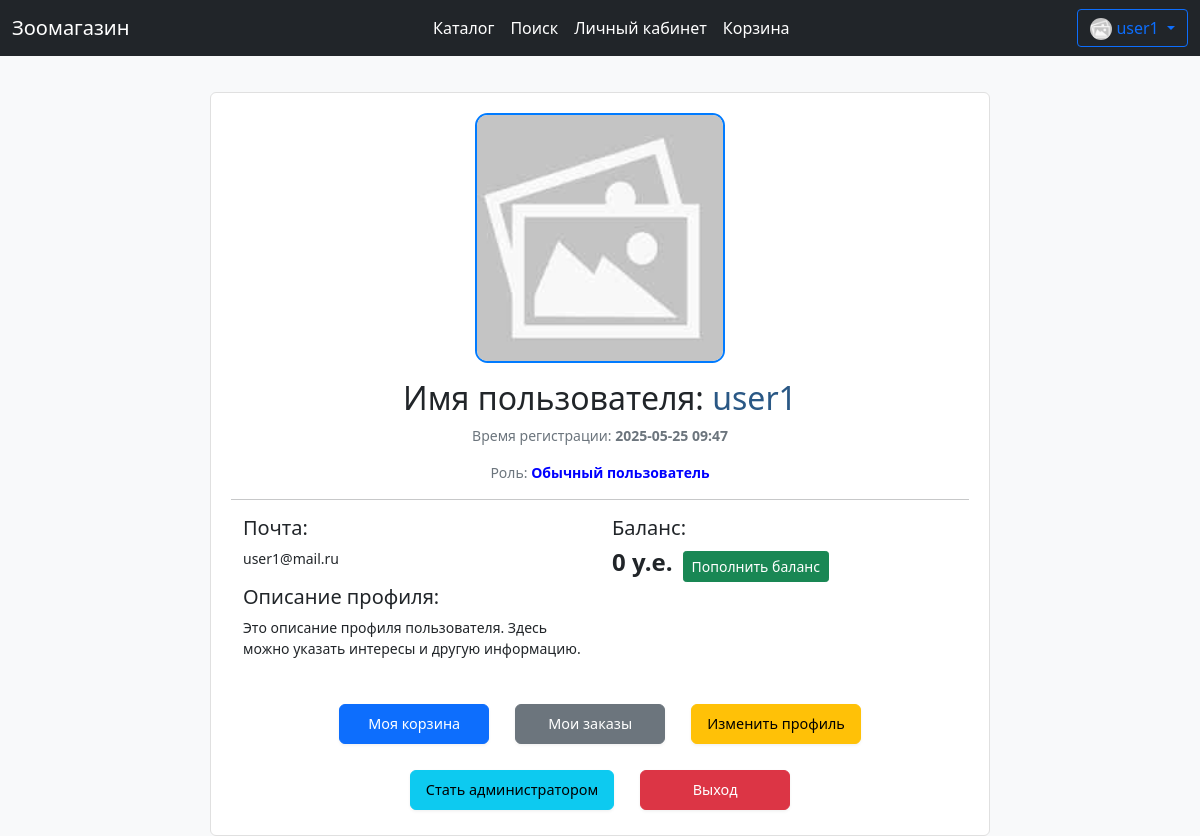
Page /profile/1 (signed in) on the earlier database version.
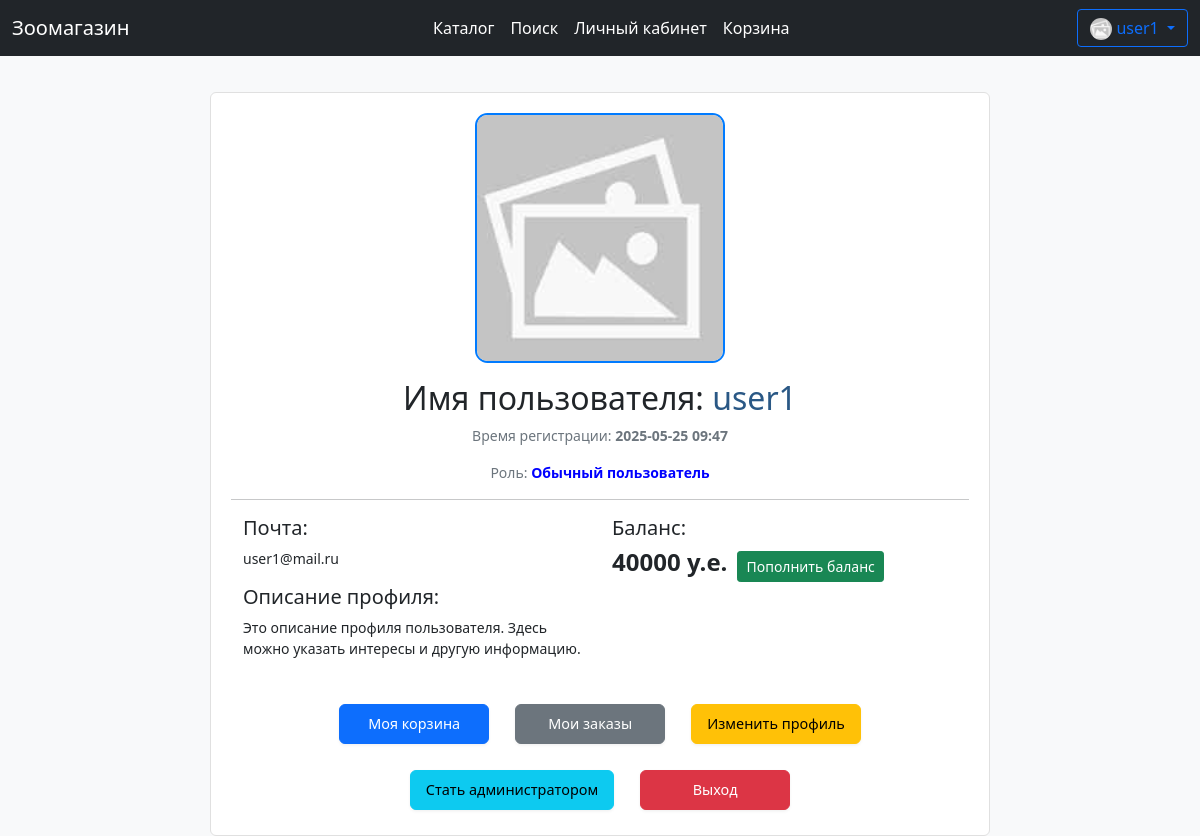
Same page on the later database version.
### data/user.py (models this page shows, shortened)
class User(SqlAlchemyBase, UserMixin, SerializerMixin):
    __tablename__ = 'users'
    id = sqlalchemy.Column(
        sqlalchemy.Integer, autoincrement=True,
        primary_key=True, nullable=False)
    name = sqlalchemy.Column(sqlalchemy.String, nullable=False)
    email = sqlalchemy.Column(
        sqlalchemy.String, index=True, unique=True, nullable=True)
    hashed_password = sqlalchemy.Column(
        sqlalchemy.String, nullable=False)
    role_id = sqlalchemy.Column(
        sqlalchemy.Integer, sqlalchemy.ForeignKey('roles.id'), default=2)
    balance = sqlalchemy.Column(sqlalchemy.Integer, default=0)
    about = sqlalchemy.Column(
        sqlalchemy.String,
        default="Это описание профиля пользователя. Здесь можно указать интересы и другую информацию.")
    profile_img_path = sqlalchemy.Column(sqlalchemy.String, default='static/imgs/noimg.jpg')
    time = sqlalchemy.Column(sqlalchemy.DateTime, default=datetime.now)
    role = orm.relation('Role')

### main.py (the view)
@app.route('/profile/<int:user_id>')
def profile(user_id):
    session = db_session.create_session()
    user = session.query(User).filter(User.id == user_id).first()
    role = session.query(Role).filter(Role.id == user.role_id).first()
    return render_template('user_profile.html', user=user, role=role)

### data/db_session.py (called while the page is built)
def create_session() -> Session:
    global __factory
    return __factory()

### main.py (called while the page is built)
@login_manager.user_loader
def load_user(user_id):
    session = db_session.create_session()
    return session.query(User).get(user_id)

### templates/user_profile.html (shortened to what this page needs)
{% extends "base.html" %}
{% block content %}
<div style="margin: auto;margin-top: 3%;padding: 20px;font-size: 14px;background-color: #fff;border: 1px solid #e0e0e0;border-radius: 6px 6px 6px 6px; max-width: 780px">
    <div class="text-center">
        <img src="/{{ user.profile_img_path }}" class="avatar mb-3" width="auto" height="250px" style="max-width: 400px"
             alt="Фото пользователя" onerror="this.src='/static/imgs/noimg.jpg'; this.alt='noimg.jpg';">
        <h2>Имя пользователя: <span style="color:#2a5885;">{{ user.name }}</span></h2>
        <p class="text-muted">Время регистрации: <strong>{{ user.time.strftime("%Y-%m-%d %H:%M") }} </strong></p>
        <p class="text-muted">
            {% if role.id == 1 %}
            Роль: <strong style="color: red">{{ role.role }}</strong>
            {% else %}
            Роль: <strong style="color: blue">{{ role.role }}</strong>
            {% endif %}
        </p>
    </div>
    <hr>
    <div class="row" style="margin: auto">
        <div class="col-md-6">
            <h5>Почта:</h5>
            <p>{{ user.email }}</p>
            <h5>Описание профиля:</h5>
            <p>{{ user.about }}</p>
        </div>
        {% if current_user.is_authenticated and (current_user.id == user.id) %}
        <div class="col-md-6">
            <h5>Баланс:</h5>
            <div class="balance-container">
                <p class="h4 mr-2"><strong>{{ user.balance }} у.е.</strong></p>
                <a href="/user_balance/{{ current_user.id }}" class="btn btn-success btn-sm" style="margin-left: 10px">Пополнить
                    баланс</a>
            </div>
        </div>
        {% endif %}
    </div>
    {% if current_user.is_authenticated and (current_user.id == user.id) %}
    <div class="text-center mt-4">
        <div class="d-flex flex-wrap justify-content-center gap-3">
            <a href="/to_cart" class="btn btn-primary btn-custom">Моя корзина</a>
            <a href="/user_orders" class="btn btn-secondary btn-custom">Мои заказы</a>
            <a href="/edit_profile/{{ current_user.id }}" class="btn btn-warning btn-custom">Изменить профиль</a>
            {% if current_user.is_authenticated and (current_user.id == user.id) and (role.id != 1) %}
            <a class="btn btn-info btn-custom" href="/admin_verification/{{ current_user.id }}">Стать
                администратором</a>
            {% endif %}
            <a href="/logout" class="btn btn-danger btn-custom">Выход</a>
        </div>
    </div>
    {% endif %}
</div>
{% endblock %}

### templates/base.html (shortened to what this page needs)
<!DOCTYPE html>
<html>
<head>
    <link href="https://cdn.jsdelivr.net/npm/bootstrap@5.0.0-beta1/dist/css/bootstrap.min.css"
          rel="stylesheet"
>
    <link rel="stylesheet" href="https://cdn.jsdelivr.net/npm/bootstrap-icons@1.11.3/font/bootstrap-icons.min.css">
    {% set base_title = "Зоомагазин" %}
</head>
<body>
<header>
    <nav class="navbar navbar-expand-lg navbar-dark bg-dark">
        <div class="container-fluid">
            <a class="navbar-brand" href="/">{{ base_title }}</a>
            <div class="collapse navbar-collapse" id="navbarSupportedContent">
                <ul class="navbar-nav me-auto my-2 my-lg-0 navbar-nav-scroll"
                    style="margin-left: auto;margin-right: auto;--bs-scroll-height: 100px;">
                    <li class="nav-item">
                        <a class="nav-link active" aria-current="page" href="/">Каталог</a>
                    </li>
                    <li class="nav-item">
                        <a class="nav-link active" href="/search_products">Поиск</a>
                    </li>
                    <li class="nav-item">
                        <a class="nav-link active" href="/user_page">Личный кабинет</a>
                    </li>
                    <li class="nav-item">
                        <a class="nav-link active" href="/to_cart">Корзина</a>
                    </li>
                </ul>
                <form class="d-flex">
                    {% if current_user.is_authenticated %}
                    <div class="btn-group">
                        <div>
                            <button type="button" class="btn btn-outline-primary dropdown-toggle"
                                    data-bs-toggle="dropdown" data-bs-display="static" aria-expanded="false">
                                <img src="/{{ current_user.profile_img_path }}" width="22" height="22"
                                     style="border-radius: 100px;"
                                     onerror="this.src='/static/imgs/noimg.jpg'; this.alt='noimg.jpg';">
                                {{ current_user.name }}
                            </button>
                        </div>
                    </div>
                    {% else %}
                    <div>
                        <a class="btn btn-outline-info" href="/register">Регистрация</a>
                        <a class="btn btn-outline-warning" href="/login">Войти</a>
                    </div>
                    {% endif %}
                </form>
            </div>
        </div>
    </nav>
</header>
<main role="main">
    {% block content %}{% endblock %}
</main>
</body>
</html>

Differences in the rows shown:
changed User "user1": balance "0" → "40000"
